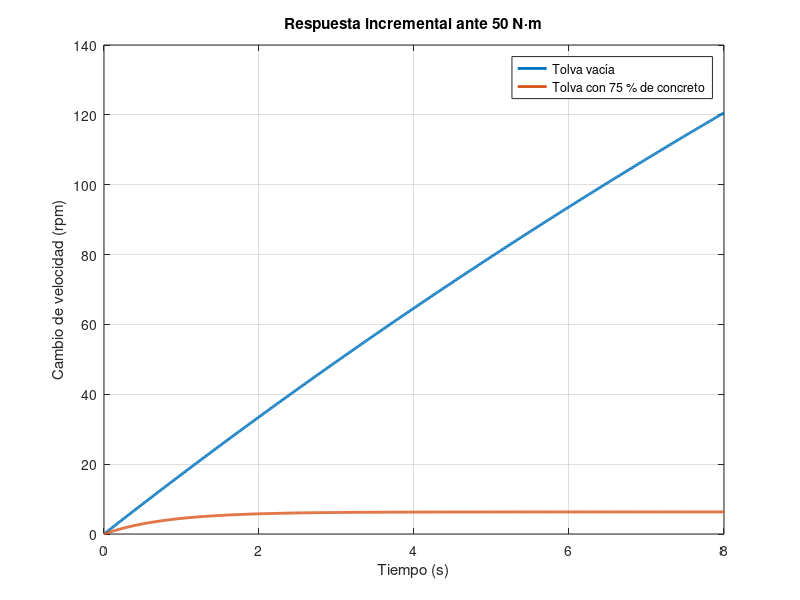
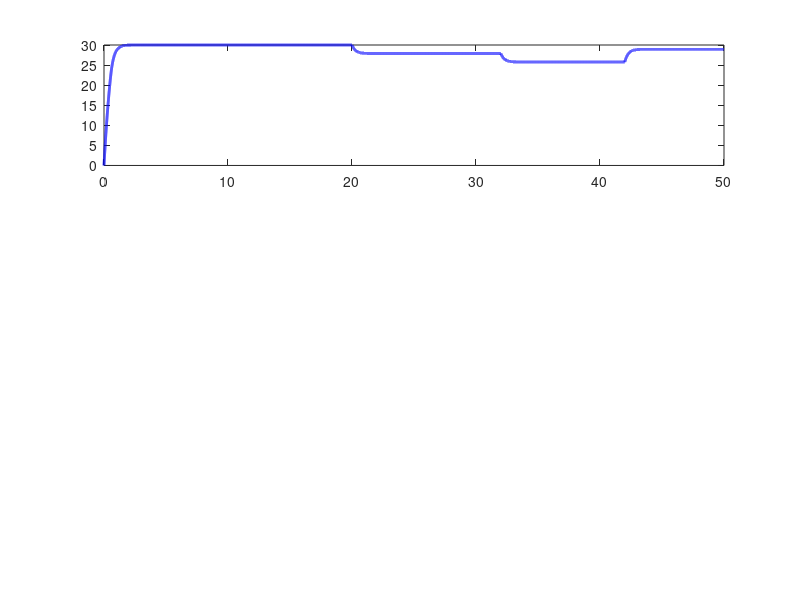

Write the MATLAB code that produced these figures, in order. (Note: this script raises an error after producing the figures.)
clear;
clc;
close all;

%% ================================================================
%  1. GEOMETRIA DE LA TOLVA
% ================================================================

Ri = 0.39;                  % Radio interior [m]
L  = 0.80;                  % Longitud [m]
f  = 0.75;                  % Fraccion de llenado

VT = pi*Ri^2*L;             % Volumen total [m^3]
Vh = f*VT;                  % Volumen de concreto [m^3]

%% ================================================================
%  2. PROPIEDADES DEL CONCRETO
% ================================================================

rho_h = 2400;               % Densidad [kg/m^3]
tau_y = 150;                % Esfuerzo de fluencia [Pa]
mu_p  = 50;                 % Viscosidad plastica [Pa*s]
hs    = 0.15;               % Longitud de corte equivalente [m]

mh = rho_h*Vh;

%% ================================================================
%  3. MOMENTOS DE INERCIA
% ================================================================

Jd = 27.48;                 % Tolva vacia con tapa [kg*m^2]

etaJ = 0.65;                % Acoplamiento intermedio
Jh_rigido = 0.5*mh*Ri^2;
Jh = etaJ*Jh_rigido;

Jeq = Jd + Jh;

%% ================================================================
%  4. TORQUE RESISTENTE DEL CONCRETO
% ================================================================

Ty = f*2*pi*L*Ri^2*tau_y;

Bh = f*2*pi*mu_p*L*Ri^3/hs;

Bf = 1.0;                   % Friccion viscosa mecanica
Beq = Bh + Bf;

epsilon = 0.02;             % Suavizado del modelo Bingham

%% ================================================================
%  5. REFERENCIA
% ================================================================

rpm_ref = 30;
omega_ref = rpm_ref*2*pi/60;

T0 = Beq*omega_ref + Ty;

%% ================================================================
%  6. FUNCIONES DE TRANSFERENCIA
% ================================================================

Gp_vacia = tf(1,[Jd Bf]);

Gp_cargada = tf(1,[Jeq Beq]);

Gd_cargada = tf(-1,[Jeq Beq]);

K = 150;

Hr = tf(K,[Jeq Beq+K]);
Hd = tf(-1,[Jeq Beq+K]);

disp('Planta de la tolva vacia:')
Gp_vacia

disp('Planta linealizada con 75 % de concreto:')
Gp_cargada

disp('Perturbacion hacia velocidad:')
Gd_cargada

disp('Sistema retroalimentado:')
Hr

disp('Perturbacion con retroalimentacion:')
Hd

%% ================================================================
%  7. RESULTADOS NUMERICOS
% ================================================================

fprintf('\nVolumen total         = %.4f m^3\n',VT);
fprintf('Volumen de concreto   = %.4f m^3\n',Vh);
fprintf('Masa de concreto      = %.2f kg\n',mh);
fprintf('Inercia de concreto   = %.2f kg*m^2\n',Jh);
fprintf('Inercia equivalente   = %.2f kg*m^2\n',Jeq);
fprintf('Torque de fluencia    = %.2f N*m\n',Ty);
fprintf('Coeficiente viscoso   = %.2f N*m*s/rad\n',Beq);
fprintf('Torque en 30 rpm      = %.2f N*m\n',T0);

%% ================================================================
%  8. SIMULACION LINEAL: VACIA VS CARGADA
% ================================================================

t1 = 0:0.01:8;
deltaTorque = 50;           % Escalon incremental de torque [N*m]

y_vacia = deltaTorque*step(Gp_vacia,t1);
y_cargada = deltaTorque*step(Gp_cargada,t1);

figure('Color','w');

plot(t1,y_vacia*60/(2*pi), ...
    'LineWidth',2);

hold on;

plot(t1,y_cargada*60/(2*pi), ...
    'LineWidth',2);

grid on;
box on;

xlabel('Tiempo (s)');
ylabel('Cambio de velocidad (rpm)');
title('Respuesta incremental ante 50 N·m');

legend('Tolva vacía', ...
       'Tolva con 75 % de concreto', ...
       'Location','best');

%% ================================================================
%  9. SIMULACION NO LINEAL CON RETROALIMENTACION
% ================================================================

dt = 0.001;
t_final = 50;
t = 0:dt:t_final;
N = length(t);

omega = zeros(1,N);
error = zeros(1,N);

Tm = zeros(1,N);
TL = zeros(1,N);

% Torque maximo disponible en el modelo ideal
Tmax = 450;

for k = 1:N-1

    % Perturbaciones adicionales
    if t(k) < 20
        TL(k) = 0;

    elseif t(k) < 32
        TL(k) = 50;

    elseif t(k) < 42
        TL(k) = 100;

    else
        TL(k) = 25;
    end

    % Error retroalimentado
    error(k) = omega_ref-omega(k);

    % Torque base mas correccion proporcional
    T_solicitado = T0 + K*error(k);

    % Saturacion del torque
    Tm(k) = max(min(T_solicitado,Tmax),0);

    % Torque Bingham
    T_bingham = ...
        Ty*tanh(omega(k)/epsilon) ...
        + Beq*omega(k);

    % Ecuacion diferencial no lineal
    domega = ...
        (Tm(k)-T_bingham-TL(k))/Jeq;

    % Integracion por Euler
    omega(k+1) = omega(k)+domega*dt;
end

TL(end) = TL(end-1);
Tm(end) = Tm(end-1);
error(end) = omega_ref-omega(end);

omega_rpm = omega*60/(2*pi);

%% ================================================================
%  10. GRAFICAS
% ================================================================

figure('Color','w');

subplot(3,1,1);

plot(t,omega_rpm,'b','LineWidth',2);
hold on;

yline(rpm_ref,'--r','Referencia: 30 rpm', ...
    'LineWidth',1.5);

xline(20,':k','50 N·m');
xline(32,':k','100 N·m');
xline(42,':k','25 N·m');

grid on;
box on;

xlabel('Tiempo (s)');
ylabel('Velocidad (rpm)');
title('Velocidad con 75 % de concreto');

subplot(3,1,2);

plot(t,Tm,'b','LineWidth',2);
hold on;

plot(t,TL,'--r','LineWidth',1.8);
yline(T0,':k','Torque nominal');

grid on;
box on;

xlabel('Tiempo (s)');
ylabel('Torque (N·m)');
title('Torque aplicado y perturbador');

legend('Torque aplicado', ...
       'Perturbación', ...
       'Location','best');

subplot(3,1,3);

plot(t,error*60/(2*pi), ...
    'm','LineWidth',2);

hold on;
yline(0,'--k');

grid on;
box on;

xlabel('Tiempo (s)');
ylabel('Error (rpm)');
title('Error de velocidad');
